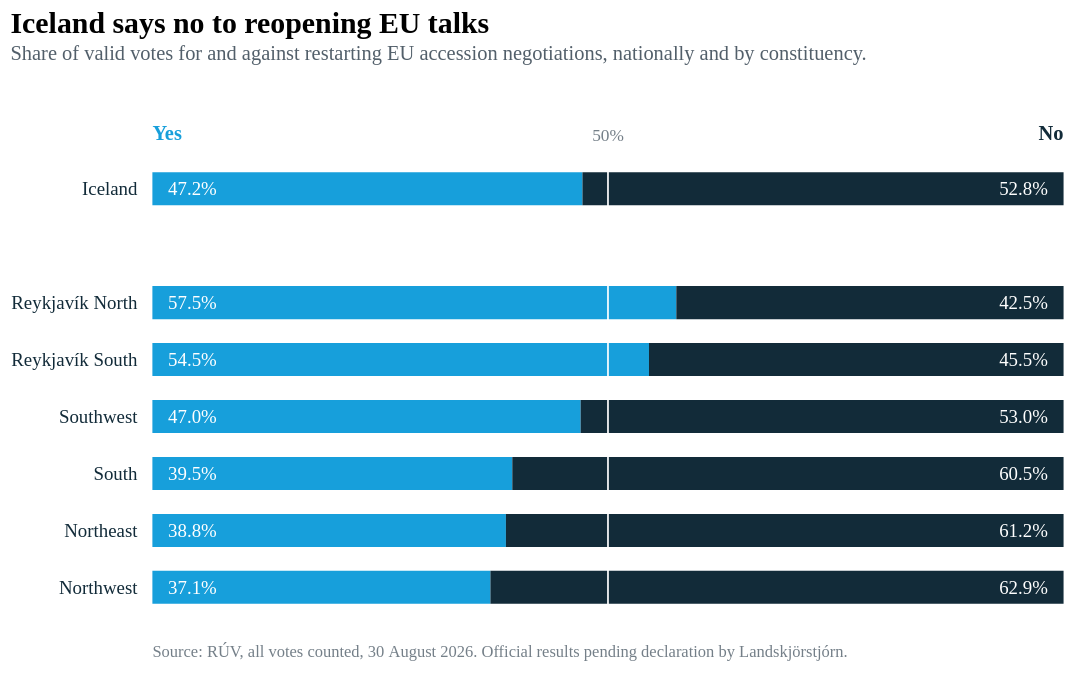

Write notebook code for a chart like this one.
### Markdown cell above
## Preview

### Code cell
final

### Figure 1 — Vega-Lite specification as saved in the notebook (floating-point values rounded to 4 significant figures)
{"config": {"font": "Circular Std", "mark": {"line": {"interpolate": "linear"}}, "view": {"stroke": null, "width": 400, "height": 300, "strokeWidth": 0}, "range": {"category": ["#179fdb", "#e6224b", "#f4c245", "#122b39", "#eb5c2e", "#36b7b4"], "diverging": ["#E6224B", "#E54753", "#C9C9C9", "#179FDB", "#122B39"], "heatmap": ["#C9C9C9", "#179FDB", "#0063AF", "#122B39"], "ordinal": ["#00A767", "#36B7B4", "#179FDB", "#0063AF", "#243B5A"]}, "axisX": {"labelColor": "#122b39", "tickColor": "#122b39", "domainColor": "#122b39", "domainOpacity": 0.5, "gridOpacity": 0, "labelFont": "Circular Std", "labelAngle": 0, "labelAlign": "center", "labelFontSize": 11, "labelPadding": 5, "tickCount": 10, "tickSize": 0, "title": ""}, "axisY": {"labelColor": "#122b39", "labelFont": "Circular Std", "tickColor": "#122b39", "domainColor": "#122b39", "gridColor": "#122b39", "gridDash": [1, 5], "gridOpacity": 0.5, "labelPadding": 5, "labelFontSize": 11, "domainOpacity": 0.5, "tickSize": 0, "title": null, "titleAlign": "left", "titleAngle": 0, "titleBaseline": "bottom", "titleColor": "#122b39", "titleOpacity": 0.9, "titleX": 0, "titleY": -7}, "axis": {"grid": false}}, "layer": [{"layer": [{"data": {"name": "data-76e28f7ee8fcc08fb3b4e4343302933a"}, "mark": {"type": "bar", "color": "#179fdb"}, "encoding": {"x": {"axis": null, "field": "yes_pct", "scale": {"domain": [0, 100], "nice": false}, "type": "quantitative"}, "x2": {"field": "left"}, "y": {"axis": {"domain": false, "labelFontSize": 12, "labelPadding": 10, "ticks": false, "title": null}, "field": "constituency", "scale": {"domain": ["Iceland", " ", "Reykjavík North", "Reykjavík South", "Southwest", "South", "Northeast", "Northwest"], "paddingInner": 0.42}, "sort": ["Iceland", " ", "Reykjavík North", "Reykjavík South", "Southwest", "South", "Northeast", "Northwest"], "type": "nominal"}}}, {"data": {"name": "data-76e28f7ee8fcc08fb3b4e4343302933a"}, "mark": {"type": "bar", "color": "#122b39"}, "encoding": {"x": {"axis": null, "field": "yes_pct", "scale": {"domain": [0, 100], "nice": false}, "type": "quantitative"}, "x2": {"field": "right"}, "y": {"axis": {"domain": false, "labelFontSize": 12, "labelPadding": 10, "ticks": false, "title": null}, "field": "constituency", "scale": {"domain": ["Iceland", " ", "Reykjavík North", "Reykjavík South", "Southwest", "South", "Northeast", "Northwest"], "paddingInner": 0.42}, "sort": ["Iceland", " ", "Reykjavík North", "Reykjavík South", "Southwest", "South", "Northeast", "Northwest"], "type": "nominal"}}}, {"data": {"name": "data-f119b9e25464a0a1228622dc90c5b9a4"}, "mark": {"type": "rule", "color": "white", "opacity": 0.9, "strokeWidth": 1.2}, "encoding": {"x": {"axis": null, "field": "yes_pct", "scale": {"domain": [0, 100], "nice": false}, "type": "quantitative"}}}, {"data": {"name": "data-76e28f7ee8fcc08fb3b4e4343302933a"}, "mark": {"type": "text", "align": "left", "color": "white", "dx": 10, "fontSize": 12, "fontWeight": 500}, "encoding": {"text": {"field": "yes_label", "type": "nominal"}, "x": {"axis": null, "field": "left", "scale": {"domain": [0, 100], "nice": false}, "type": "quantitative"}, "y": {"axis": {"domain": false, "labelFontSize": 12, "labelPadding": 10, "ticks": false, "title": null}, "field": "constituency", "scale": {"domain": ["Iceland", " ", "Reykjavík North", "Reykjavík South", "Southwest", "South", "Northeast", "Northwest"], "paddingInner": 0.42}, "sort": ["Iceland", " ", "Reykjavík North", "Reykjavík South", "Southwest", "South", "Northeast", "Northwest"], "type": "nominal"}}}, {"data": {"name": "data-76e28f7ee8fcc08fb3b4e4343302933a"}, "mark": {"type": "text", "align": "right", "color": "white", "dx": -10, "fontSize": 12, "fontWeight": 500}, "encoding": {"text": {"field": "no_label", "type": "nominal"}, "x": {"axis": null, "field": "right", "scale": {"domain": [0, 100], "nice": false}, "type": "quantitative"}, "y": {"axis": {"domain": false, "labelFontSize": 12, "labelPadding": 10, "ticks": false, "title": null}, "field": "constituency", "scale": {"domain": ["Iceland", " ", "Reykjavík North", "Reykjavík South", "Southwest", "South", "Northeast", "Northwest"], "paddingInner": 0.42}, "sort": ["Iceland", " ", "Reykjavík North", "Reykjavík South", "Southwest", "South", "Northeast", "Northwest"], "type": "nominal"}}}, {"data": {"name": "data-42ea2203f993acc19427372d0f63078e"}, "mark": {"type": "text", "align": "left", "baseline": "bottom", "color": "#179fdb", "fontSize": 13, "fontWeight": 600}, "encoding": {"text": {"datum": "Yes"}, "x": {"axis": null, "field": "left", "scale": {"domain": [0, 100], "nice": false}, "type": "quantitative"}, "y": {"value": -10}}}, {"data": {"name": "data-42ea2203f993acc19427372d0f63078e"}, "mark": {"type": "text", "align": "right", "baseline": "bottom", "color": "#122b39", "fontSize": 13, "fontWeight": 600}, "encoding": {"text": {"datum": "No"}, "x": {"axis": null, "field": "right", "scale": {"domain": [0, 100], "nice": false}, "type": "quantitative"}, "y": {"value": -10}}}, {"data": {"name": "data-f119b9e25464a0a1228622dc90c5b9a4"}, "mark": {"type": "text", "align": "center", "baseline": "bottom", "color": "rgba(24, 42, 56, 0.6)", "fontSize": 11}, "encoding": {"text": {"datum": "50%"}, "x": {"axis": null, "field": "yes_pct", "scale": {"domain": [0, 100], "nice": false}, "type": "quantitative"}, "y": {"value": -10}}}], "title": {"text": "Iceland says no to reopening EU talks", "anchor": "start", "dy": -6, "fontSize": 19, "fontWeight": 600, "offset": 32, "subtitle": ["Share of valid votes for and against restarting EU accession negotiations, nationally and by constituency."], "subtitleColor": "rgba(24, 42, 56, 0.75)", "subtitleFontSize": 13, "subtitleLineHeight": 18}}, {"data": {"name": "data-42ea2203f993acc19427372d0f63078e"}, "mark": {"type": "text", "align": "left", "baseline": "top", "color": "rgba(24, 42, 56, 0.6)", "dy": 18, "fontSize": 10.5, "lineBreak": "\n", "lineHeight": 14}, "encoding": {"text": {"datum": "Source: RÚV, all votes counted, 30 August 2026. Official results pending declaration by Landskjörstjórn."}, "x": {"value": 0}, "y": {"value": "height"}}}], "height": 290, "padding": {"left": 6, "right": 18, "top": 6, "bottom": 10}, "width": 580, "$schema": "https://vega.github.io/schema/vega-lite/v6.1.0.json", "datasets": {"data-76e28f7ee8fcc08fb3b4e4343302933a": [{"constituency": "Iceland", "constituency_is": "Ísland", "yes_pct": 47.2, "no_pct": 52.8, "level": "national", "yes_label": "47.2%", "no_label": "52.8%", "left": 0.0, "right": 100.0}, {"constituency": "Reykjavík North", "constituency_is": "Reykjavíkurkjördæmi norður", "yes_pct": 57.5, "no_pct": 42.5, "level": "constituency", "yes_label": "57.5%", "no_label": "42.5%", "left": 0.0, "right": 100.0}, {"constituency": "Reykjavík South", "constituency_is": "Reykjavíkurkjördæmi suður", "yes_pct": 54.5, "no_pct": 45.5, "level": "constituency", "yes_label": "54.5%", "no_label": "45.5%", "left": 0.0, "right": 100.0}, {"constituency": "Southwest", "constituency_is": "Suðvesturkjördæmi", "yes_pct": 47.0, "no_pct": 53.0, "level": "constituency", "yes_label": "47.0%", "no_label": "53.0%", "left": 0.0, "right": 100.0}, {"constituency": "South", "constituency_is": "Suðurkjördæmi", "yes_pct": 39.5, "no_pct": 60.5, "level": "constituency", "yes_label": "39.5%", "no_label": "60.5%", "left": 0.0, "right": 100.0}, {"constituency": "Northeast", "constituency_is": "Norðausturkjördæmi", "yes_pct": 38.8, "no_pct": 61.2, "level": "constituency", "yes_label": "38.8%", "no_label": "61.2%", "left": 0.0, "right": 100.0}, {"constituency": "Northwest", "constituency_is": "Norðvesturkjördæmi", "yes_pct": 37.1, "no_pct": 62.9, "level": "constituency", "yes_label": "37.1%", "no_label": "62.9%", "left": 0.0, "right": 100.0}], "data-f119b9e25464a0a1228622dc90c5b9a4": [{"yes_pct": 50.0}], "data-42ea2203f993acc19427372d0f63078e": [{"constituency": "Iceland", "constituency_is": "Ísland", "yes_pct": 47.2, "no_pct": 52.8, "level": "national", "yes_label": "47.2%", "no_label": "52.8%", "left": 0.0, "right": 100.0}]}}
